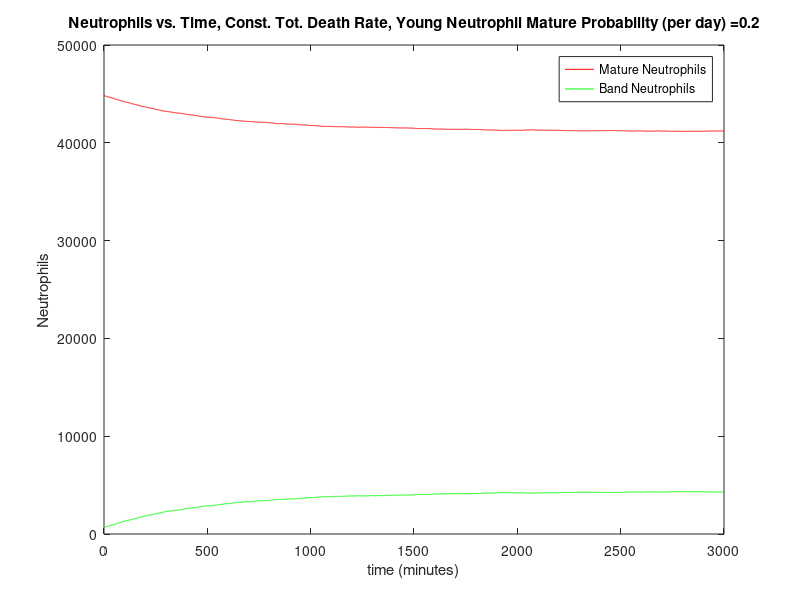

Write MATLAB code to recreate this figure.
%Initial 1 Compartment Model of Neutrophil Maturation and Death.  The model 
%starts by adding a set number of cells to a blood compartment, allows some
%young neutrophils to mature to old, and then removes a set number of cells 
%from the population (death).  This code was written by Mark Kalinich on 20140225. 

%Differential Equation Model: 

%d(New)/dt = R_production,new - R_death,old - R_maturation
%d(Old)/dt = R_production,old - R_death,old + R_maturation

%for Steady state: 0=R_production,old - R_death,old + R_maturation
%0 = (Cell Production rate)*(Old Fraction)-(Total Death)*(Old/(Old+New)
%for only old cells:
%0 = Cell Production Rate - Total Death Rate

%For Only Young Cells: 

%Model Assumptions: 
%1) Constant rate of total cell production from bone
%2) constant ratio of old to new neutrophils in the bone
%3) random selection of neutrophils from bone
%4) Constant fraction of young neutrophils mature into old neutrophils
%5) Constant rate of total cell death (Death_old = Constant*(# dead cells)
%6) Cell death is not dependent on cell age
%7) R_production is a binomial random variable that uses the specified
%fraction of old vs. new cells. (R_production_total= constant = R_new+R+old) 
%8) Person weighs 70 kg. 


clc; clear;
%Step 1: Write up our source.  We're creating an infinite sink that has a
%set ratio of young and old neutrophils. 

%First, let's set our intial conditions. All values are per day.
%for j = 1:5
time                  = 1:3000; %number of time steps, in minutes
Weight                = 70; %person's weight, in kg
Neutrophil_blood      = 65*10^7*Weight; %neutrophils initially in blood pool for a 70 kg person, "Neutrophil kinetics in health and disease" Summers 2010 
Band_Fraction         = 0.015; % For an uninfected person, bands range from 0-3% in blood http://www.nlm.nih.gov/medlineplus/ency/article/003657.htm
Young_initial         = Neutrophil_blood*Band_Fraction; % initial number of bands in the pool 
Old_initial           = Neutrophil_blood*(1-Band_Fraction);% initial number of mature cells in pool
Cells_Entering_System = 1.7*10^9*Weight;  %this is the number of cells entering from bone marrow per day "Neutrophil kinetics in health and disease" Summers 2010 
Young_fraction        = .1; % select Bone neutrophil fraction I'm exploring

Mature_probability    = .2; %fraction of band cells in blood that will mature after 1 day
Death_Leaving_System  = 1.7*10^9*Weight; %assume steady state
Band_Mature           = .1; %fraction of bands that will mature in 1 day in the blood
Mean_residence_time   = Neutrophil_blood/Cells_Entering_System;
                 
%Add in conversions to get proper rates.
Time_Convert = 1440; %minutes/day
Cell_Convert = 1*10^6; %convert cells to millions of cells
Cell_Enter   = round(Cells_Entering_System/(Time_Convert*Cell_Convert)); 
Mature_Prob  = Mature_probability/Time_Convert; %fraction of band cells that  matures into an old cell in 1 minute.
Death        = round(Death_Leaving_System/(Time_Convert*Cell_Convert));% number of cells to die each cycle; assume steady state


%Calculate Model Predicted St
%Initialize some Vectors
Neutrophil_Count      = zeros(length(time)+1,2); %initialize solution vector
Neutrophil_Count(1,1) = Young_initial/Cell_Convert; %young is left
Neutrophil_Count(1,2) = Old_initial/Cell_Convert; %old is right

for i = 1:length(time)

%Step 1: randomly select cells from the bone marrow to add to the blood
%population.  
Random = rand(Cell_Enter,1) ; %random is a vector containing "Enter" number of 
%values that will represent each cell's random assignment to either "old"
%or "young"
Young_enter = length(find(Random<Young_fraction));
Old_enter = length(find(Random>Young_fraction)); %initalize young and old counters

%Step 2: add these to the blood pool. 

dB_Young = Young_enter + Neutrophil_Count(i,1); %total young in blood pool at t
dB_Old   = Old_enter   + Neutrophil_Count(i,2); %total old in blood pool at t

% Step 3: Allow young cells to mature into old cells. 

dOld   = Mature_Prob*dB_Young;
dB_Young = dB_Young - dOld;
dB_Old   = dB_Old   + dOld; 

%Step 4: Kill some cells. 
%Write out how many will die. 
%Assume that new and old have an equal probability of dying

Dead_Young              = Death*(dB_Young)/(dB_Young+dB_Old);
Dead_Old                = Death*(dB_Old)/(dB_Young+dB_Old);
dB_Young                = round(dB_Young - Dead_Young);
dB_Old                  = round(dB_Old   - Dead_Old); 
Neutrophil_Count(i+1,1) = dB_Young;
Neutrophil_Count(i+1,2) = dB_Old;
end 

fig = figure;
plot(time,Neutrophil_Count(1:length(time),2),'r');
hold on
plot(time,Neutrophil_Count(1:length(time),1),'g');
xlabel ('time (minutes)')
ylabel ('Neutrophils')
title (strcat('Neutrophils vs. Time, Const. Tot. Death Rate, Young Neutrophil Mature Probability (per day) =',num2str(Mature_probability)))
legend ('Mature Neutrophils','Band Neutrophils')

%saveas(fig,strcat('Neutrophil_Kinetics_Young_Neutrophil_Mature_Prob=_',num2str(Mature_probability)),'jpeg')



%end



